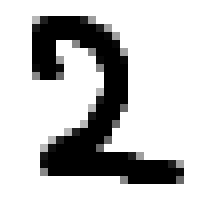
#> input picture image_examples/2.png, 28 x 28 px, found by its file name (shown 8 times larger)
$ jupyter execute --allow-errors neural_network.ipynb   (shell and % lines are left out)   (older library calls are emulated)
#> lines starting #> are read from the running program, lines starting #| are printed output that depends on the picture; long printed decimals are rounded
[cell 1]
import numpy
import scipy.special
import matplotlib.pyplot

class neuralNetwork:
    def __init__(self,inputnodes, hiddennodes, outputnodes, learningrate):
        self.inodes = inputnodes
        self.hnodes = hiddennodes
        self.onodes = outputnodes
        self.lr = learningrate

        self.activation_function = lambda x: scipy.special.expit(x)
        self.inverse_activation_function = lambda x: scipy.special.logit(x)
        self.get_outputs = lambda weights, inputs: self.activation_function(numpy.dot(weights, inputs))

        #wih = input -> hidden ; who = hidden -> output
        self.wih = numpy.random.normal(0.0, pow(self.hnodes, -0.5), (self.hnodes, self.inodes))
        self.who = numpy.random.normal(0.0, pow(self.onodes, -0.5), (self.onodes,self.hnodes))

        pass

    def train(self, input_list, targets_list):
        inputs = numpy.array(input_list, ndmin = 2).T

        hidden_outputs = self.get_outputs(self.wih, inputs)
        final_outputs = self.get_outputs(self.who, hidden_outputs)

        targets = numpy.array(targets_list, ndmin = 2).T

        output_errors = targets - final_outputs
        hidden_errors = numpy.dot(self.who.T , output_errors)

        #weights update
        self.who += self.lr * numpy.dot(output_errors * final_outputs * (1.0 - final_outputs), numpy.transpose(hidden_outputs))
        self.wih += self.lr * numpy.dot(hidden_errors * hidden_outputs * (1.0 - hidden_outputs), numpy.transpose(inputs))
        pass

    def query(self, input_list):
        inputs = numpy.array(input_list, ndmin = 2).T
        hidden_outputs = self.get_outputs(self.wih, inputs)
        final_outputs = self.get_outputs(self.who, hidden_outputs)
        return final_outputs

    def backquery(self, targets_list):
        # transpose the targets list to a vertical array
        final_outputs = numpy.array(targets_list, ndmin=2).T

        # calculate the signal into the final output layer
        final_inputs = self.inverse_activation_function(final_outputs)

        # calculate the signal out of the hidden layer
        hidden_outputs = numpy.dot(self.who.T, final_inputs)
        # scale them back to 0.01 to .99
        hidden_outputs -= numpy.min(hidden_outputs)
        hidden_outputs /= numpy.max(hidden_outputs)
        hidden_outputs *= 0.98
        hidden_outputs += 0.01

        # calculate the signal into the hidden layer
        hidden_inputs = self.inverse_activation_function(hidden_outputs)

        # calculate the signal out of the input layer
        inputs = numpy.dot(self.wih.T, hidden_inputs)
        # scale them back to 0.01 to .99
        inputs -= numpy.min(inputs)
        inputs /= numpy.max(inputs)
        inputs *= 0.98
        inputs += 0.01

        return inputs

[cell 2]
input_nodes = 784
hidden_nodes = 200
output_nodes = 10
learningrate = 0.1

network = neuralNetwork(input_nodes, hidden_nodes, output_nodes, learningrate)

#> (the rest of this cell did not finish here and is left out)

[cell 3]
# run the network backwards, given a label, see what image it produces

# label to test
label = 0
# create the output signals for this label
targets = numpy.zeros(output_nodes) + 0.01
# all_values[0] is the target label for this record
targets[label] = 0.99
print(targets)

# get image data
image_data = network.backquery(targets)

# plot image data
matplotlib.pyplot.imshow(image_data.reshape(28,28), cmap='Greys', interpolation='None')
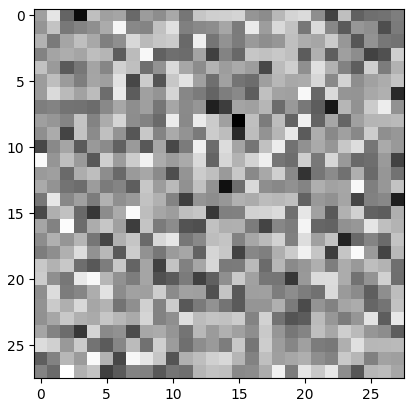
#> figure drawn by matplotlib, 1 panel

[cell 4]
#training-effiency
rightcount = 0
#> (the rest of this cell did not finish here and is left out)

[cell 5]
#any png image recognize
#example folder: images_example
#sample to draw you image: image_sample
import imageio
import scipy.misc

image_file_name = '2'
img_array = imageio.imread("image_examples\\" + image_file_name + '.png', as_gray = True)
#> img_array is the input picture: shape (28, 28) float32; min 0, max 255, mean 204.1

img_data = 255.0 - img_array.reshape(784)
#> img_data = 784 values, max 255 at index 62, min 0 at index 0, mean 50.88
img_data = (img_data / 255.0 * 0.99) + 0.01
#> img_data = 784 values, max 1 at index 62, min 0.01 at index 0, mean 0.208
for i in range(0,10):
    print(str(i) + ' - '+ str(network.query(img_data)[i]))
#> this loop made 10 passes
#| 0 - [0.8646]
#| 1 - [0.2565]
#| 2 - [0.437]
#| 3 - [0.01052]
#| 4 - [0.9876]
#| 5 - [0.6719]
#| 6 - [0.07684]
#| 7 - [0.7872]
#> (further printed lines are left out)
